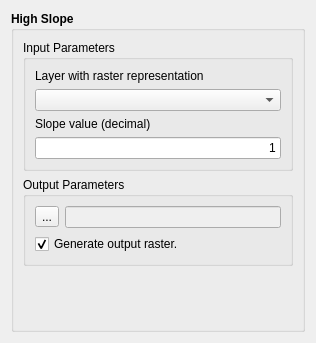
<?xml version="1.0" encoding="UTF-8"?>
<ui version="4.0">
 <class>HighSlopeWidgetForm</class>
 <widget class="QWidget" name="HighSlopeWidgetForm">
  <property name="geometry">
   <rect>
    <x>0</x>
    <y>0</y>
    <width>316</width>
    <height>343</height>
   </rect>
  </property>
  <property name="windowTitle">
   <string>High Slope</string>
  </property>
  <layout class="QGridLayout" name="gridLayout_12">
   <item row="0" column="0">
    <widget class="QGroupBox" name="groupBox">
     <property name="font">
      <font>
       <weight>75</weight>
       <bold>true</bold>
      </font>
     </property>
     <property name="title">
      <string>High Slope</string>
     </property>
     <layout class="QGridLayout" name="gridLayout_11">
      <item row="0" column="0">
       <layout class="QGridLayout" name="gridLayout_10">
        <item row="0" column="0">
         <layout class="QGridLayout" name="gridLayout_9">
          <item row="0" column="0">
           <widget class="QGroupBox" name="groupBox_2">
            <property name="font">
             <font>
              <weight>50</weight>
              <bold>false</bold>
             </font>
            </property>
            <property name="title">
             <string>Input Parameters</string>
            </property>
            <property name="flat">
             <bool>true</bool>
            </property>
            <layout class="QGridLayout" name="gridLayout_6">
             <item row="0" column="0">
              <layout class="QGridLayout" name="gridLayout">
               <item row="1" column="0">
                <layout class="QGridLayout" name="gridLayout_5">
                 <item row="0" column="0">
                  <widget class="QLabel" name="label_4">
                   <property name="text">
                    <string>Slope value (decimal)</string>
                   </property>
                  </widget>
                 </item>
                 <item row="1" column="0">
                  <widget class="QLineEdit" name="m_slopeLineEdit">
                   <property name="text">
                    <string>1</string>
                   </property>
                   <property name="alignment">
                    <set>Qt::AlignRight|Qt::AlignTrailing|Qt::AlignVCenter</set>
                   </property>
                  </widget>
                 </item>
                </layout>
               </item>
               <item row="0" column="0">
                <layout class="QGridLayout" name="gridLayout_2">
                 <item row="0" column="0">
                  <widget class="QLabel" name="label_2">
                   <property name="text">
                    <string>Layer with raster representation</string>
                   </property>
                  </widget>
                 </item>
                 <item row="1" column="0">
                  <widget class="QComboBox" name="m_layersComboBox"/>
                 </item>
                </layout>
               </item>
              </layout>
             </item>
            </layout>
           </widget>
          </item>
          <item row="1" column="0">
           <widget class="QGroupBox" name="groupBox_3">
            <property name="font">
             <font>
              <weight>50</weight>
              <bold>false</bold>
             </font>
            </property>
            <property name="title">
             <string>Output Parameters</string>
            </property>
            <property name="flat">
             <bool>true</bool>
            </property>
            <layout class="QGridLayout" name="gridLayout_8">
             <item row="0" column="0">
              <layout class="QGridLayout" name="gridLayout_7">
               <item row="0" column="0">
                <widget class="QToolButton" name="m_fileToolButton">
                 <property name="text">
                  <string>...</string>
                 </property>
                </widget>
               </item>
               <item row="0" column="1">
                <widget class="QLineEdit" name="m_fileLineEdit">
                 <property name="enabled">
                  <bool>false</bool>
                 </property>
                </widget>
               </item>
              </layout>
             </item>
             <item row="1" column="0">
              <widget class="QCheckBox" name="m_outRasterCheckBox">
               <property name="text">
                <string>Generate output raster.</string>
               </property>
               <property name="checked">
                <bool>true</bool>
               </property>
              </widget>
             </item>
            </layout>
           </widget>
          </item>
         </layout>
        </item>
        <item row="1" column="0">
         <spacer name="verticalSpacer">
          <property name="orientation">
           <enum>Qt::Vertical</enum>
          </property>
          <property name="sizeHint" stdset="0">
           <size>
            <width>20</width>
            <height>0</height>
           </size>
          </property>
         </spacer>
        </item>
       </layout>
      </item>
     </layout>
    </widget>
   </item>
  </layout>
 </widget>
 <resources/>
 <connections/>
</ui>
